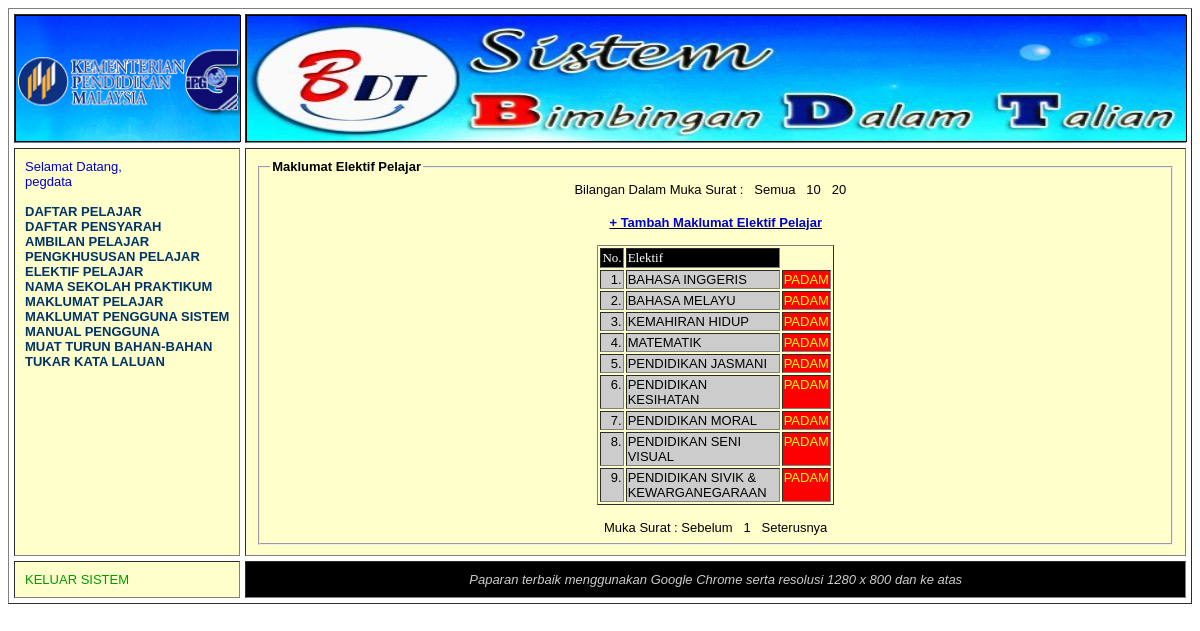
Screenshot of /admin_elektifall.php (signed in) with the database file from the repository.
### tables this page shows
CREATE TABLE IF NOT EXISTS `elektif` (
  `elektifDesc` varchar(100) NOT NULL,
  UNIQUE KEY `elektifDesc` (`elektifDesc`)
);

### admin_elektifall.php (the view, shortened to what this page needs)
<?php
include('include/header.php');
if(isset($_SESSION['ACCTYPE'])&& ($_SESSION['ACCTYPE']!="admin" && $_SESSION['ACCTYPE']!="pegdata")){
echo "<font color='red' size='+1'>Anda TIDAK dibenarkan untuk melihat kandungan dalam halaman ini !!</font>";
}
else {
?> <fieldset><legend><strong>Maklumat Elektif Pelajar</strong></legend>
<table align="center">
<tr>
	<td>
	Bilangan Dalam Muka Surat : &nbsp
<?php
	require_once('include/mysql_connect.php');
	$query 		= "SELECT COUNT(*) AS rowNo FROM elektif";
	$rowData 	= 0;
	if ($result = $link->query($query)){
		$num   = $result->num_rows;
	if($num>0){
		$row = mysqli_fetch_array($result);
		$rowData = $row['rowNo'];
		}
		}
		echo "<a href=admin_elektifall.php?limit=all&page=1>Semua</a>";
		echo "<a href=admin_elektifall.php?limit=10&page=1>10</a>";
		echo "<a href=admin_elektifall.php?limit=20&page=1>20</a>";
?>
	</td>
</tr></table>
    <br>
 <div align="center"> <a href="admin_elektiftambah.php">
 <u><strong><font color="#0000CC">+ Tambah Maklumat Elektif Pelajar</font></strong></u></a></div>
<table align="center" border="1"  id="headerNav4">
  <tr>
<?php
	echo "<td align='right' width='10' bgcolor=black>";
	echo "<font color='white' face='verdana'>";
	echo "No.</font></td>";
	echo "<td width='150' bgcolor=black>";
	echo "<font color='white' face='verdana'>";
	echo "Elektif</font></a></td>";
?>
	</tr>
<?php
	$query = "SELECT * FROM elektif ORDER BY elektifDesc";
	if ($result = $link->query($query)){
			$num   = $result->num_rows;
			$rowNo = 0;
	if($num>0){
	while($row = mysqli_fetch_array($result)){
	echo "<tr>";
	echo "<td align='right' bgcolor=cccccc>";
	echo (++$rowNo).".";
	echo "</td>";
	echo "<td bgcolor=cccccc>";
	echo $row['elektifDesc'];
	echo "</td>";
	echo "<td bgcolor=RED>"; ?>
    <a href="admin_elektifdelete.php?id=<?php echo $row['elektifDesc']; ?>" onclick="return confirm('Adakah Anda Pasti Untuk Padam Rekod ini?')"> <font color=yellow>PADAM</font> </a> <?php
	echo "</td>";
	echo "</tr>";
	}
	}
	}
	?>
	<br>
	</td></tr>
	</table>	<br> <div align="center"> Muka Surat :
	<?php
	if($_REQUEST['limit']>0)
		$limit = $_REQUEST['limit'];
	else
		$limit = $rowData;
	if($_REQUEST['page']>2)
		$prev = $_REQUEST['page'] - 1;
	else
		$prev = 1;
		echo "<a href='admin_elektifall.php?limit=".$_REQUEST['limit'].
			"&page=".$prev."'>Sebelum</a>";
		$int_i=1;
		for(; $int_i<=ceil($rowData/$limit); $int_i++){
		echo "<a href='admin_elektifall.php?limit=".$_REQUEST['limit'].
			"&page=".$int_i."'>".$int_i."</a>";
				}
		if($_REQUEST['page']+1<$int_i)
			$next = $_REQUEST['page'] + 1;
		else
			$next = $_REQUEST['page'];
		echo "<a href='admin_elektifall.php?limit=".$_REQUEST['limit'].
			 "&page=".$next."'>Seterusnya</a>";
?>
</div>
<?php
}
include('include/footer.php');?>

### include/default.css (style rules this page uses)
td { font-family:Verdana, Arial, Helvetica, sans-serif; font-size:13px; vertical-align:top; }
a:link,a:active,a:visited { color : #000000; text-decoration: none; }

### rows the page displays
elektif: elektifDesc "BAHASA INGGERIS"
elektif: elektifDesc "BAHASA MELAYU"
elektif: elektifDesc "KEMAHIRAN HIDUP"
elektif: elektifDesc "MATEMATIK"
elektif: elektifDesc "PENDIDIKAN JASMANI"
elektif: elektifDesc "PENDIDIKAN KESIHATAN"
elektif: elektifDesc "PENDIDIKAN MORAL"
elektif: elektifDesc "PENDIDIKAN SENI VISUAL"
elektif: elektifDesc "PENDIDIKAN SIVIK & KEWARGANEGARAAN"

### other values shown
$_SESSION['USERID'] "pegdata"
